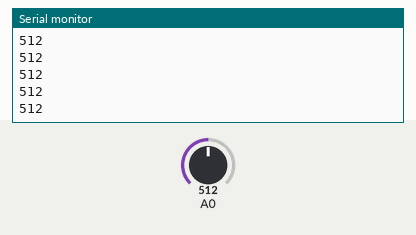
Recording of a sketch running on a simulated Arduino Uno, built with avr-gcc and run on an emulated ATmega328P. Shown: the last lines printed to the serial monitor. The test bench sets the inputs (shaded band); at power-on: A0 = 512.

Above: at 1.2 s.
1.3 s: A0 set to 390
At 2.3 s:
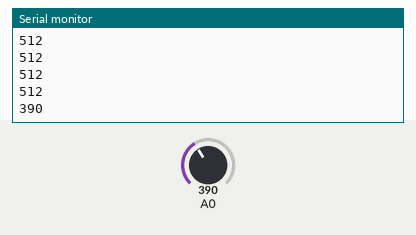
2.8 s: A0 set to 410
At 3.3 s:
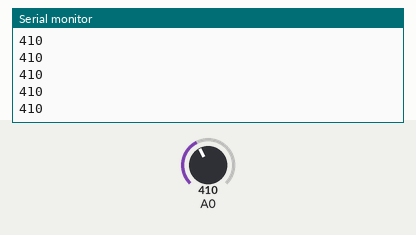
Timing chart, 0 to 5.8 s (numbered marks = the images above; inputs shaded):
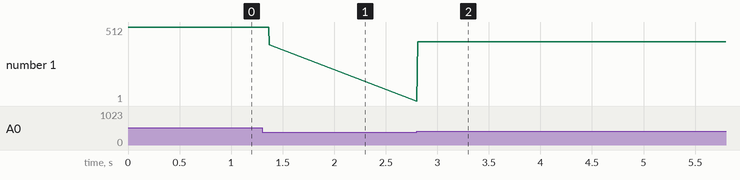

The sketch:

arduino_code.ino
```cpp
int val=0;
int laststate=0;
void setup() {
  // put your setup code here, to run once:
  Serial.begin(9600);
pinMode(A0,INPUT);
}

void loop() {
  val=analogRead(A0);
  Serial.println(val);
  laststate=0;
  while(val>270 && val<400)
  {
   val=analogRead(A0);
   laststate=1;
  }
  if(laststate==1)
  {  Serial.println(1);
     delay(10);
  }
}
```

Measured:
- after the input at 1.3 s, the serial monitor: prints a new line after 0.07 s (image 1)
- after the input at 2.8 s, the serial monitor: prints a new line at once (image 2)
- plotted number 1: 512 → 390 after the input at 1.3 s, 390 → 41 after the input at 2.8 s
